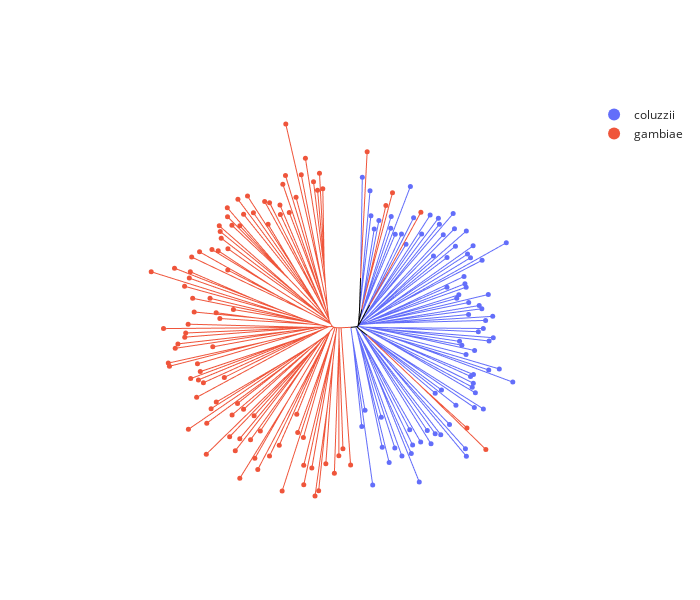

Notebook source saved alongside this figure:
### Markdown cell above
The return value `Z` is a numpy array containing an encoding of the resulting tree.

Create an interactive plot to visualise the tree:

### Code cell
anjl.plot(
    Z,
    leaf_data=leaf_data,
    color="taxon",
    hover_name="sample_id",
    hover_data=["country", "location", "year", "month"],
)

### Figure 1 — Plotly figure (JSON) as saved in the notebook; plotly's stock layout.template omitted (floating-point values rounded to 4 significant figures; data arrays with more than 128 entries replaced by an {"elided": "..."} marker saying what was removed)
{"data": [{"hovertemplate": "taxon=coluzzii<br>x=%{x}<br>y=%{y}<extra></extra>", "legendgroup": "coluzzii", "line": {"color": "#636EFA", "dash": "solid", "width": 1}, "marker": {"symbol": "circle"}, "mode": "lines", "name": "coluzzii", "showlegend": false, "type": "scattergl", "x": {"elided": "441 float values"}, "xaxis": "x", "y": {"elided": "441 float values"}, "yaxis": "y"}, {"hovertemplate": "taxon=gambiae<br>x=%{x}<br>y=%{y}<extra></extra>", "legendgroup": "gambiae", "line": {"color": "#EF553B", "dash": "solid", "width": 1}, "marker": {"symbol": "circle"}, "mode": "lines", "name": "gambiae", "showlegend": false, "type": "scattergl", "x": {"elided": "579 float values"}, "xaxis": "x", "y": {"elided": "579 float values"}, "yaxis": "y"}, {"hovertemplate": "taxon=<br>x=%{x}<br>y=%{y}<extra></extra>", "legendgroup": "", "line": {"color": "black", "dash": "solid", "width": 1}, "marker": {"symbol": "circle"}, "mode": "lines", "name": "", "showlegend": false, "type": "scattergl", "x": [0, 0.07208, null, 0, -0.07208, null, -0.07208, -0.011, null, -0.07208, -0.1521, null, -0.1521, -0.3591, null, -0.3591, 0.2276, null, -0.3591, -0.6296, null, -0.6296, -1.767, null, 0.2276, 1.501, null, 1.501, 1.543, null, 1.543, 2.043, null, -0.011, 0.3913, null, 0.3913, 1.137, null, 1.137, 2.015, null, 2.015, 2.707, null, 0.07208, 0.2691, null, 0.07208, 0.2872, null, 0.2872, 0.6801, null, 0.6801, 0.8081, null, 0.2691, 0.5393, null], "xaxis": "x", "y": [0, 0.3411, null, 0, -0.3411, null, -0.3411, -0.3009, null, -0.3411, -0.4218, null, -0.4218, -0.5381, null, -0.5381, -1.13, null, -0.5381, -0.6127, null, -0.6127, -0.7217, null, -1.13, -2.135, null, -2.135, -2.171, null, -2.171, -2.625, null, -0.3009, 0.3229, null, 0.3229, 1.734, null, 1.734, 3.329, null, 3.329, 4.536, null, 0.3411, 3.174, null, 0.3411, 1.096, null, 1.096, 2.955, null, 2.955, 3.512, null, 3.174, 10.95, null], "yaxis": "y"}, {"customdata": {"elided": "82x4 mixed values"}, "hovertemplate": "<b>%{hovertext}</b><br><br>taxon=coluzzii<br>x=%{x}<br>y=%{y}<br>country=%{customdata[0]}<br>location=%{customdata[1]}<br>year=%{customdata[2]}<br>month=%{customdata[3]}<extra></extra>", "hovertext": ["AB0229-C", "AB0094-Cx", "AB0226-C", "AB0222-C", "AB0188-C", "AB0182-C", "AB0210-C", "AB0110-C", "AB0212-C", "AB0109-C", "AB0266-Cx", "AB0282-Cx", "AB0214-C", "AB0276-C", "AB0191-Cx", "AB0227-Cx", "AB0187-C", "AB0247-C", "AB0230-Cx", "AB0095-Cx", "AB0132-C", "AB0123-C", "AB0114-C", "AB0249-Cx", "AB0196-C", "AB0091-C", "AB0088-C", "AB0216-C", "AB0250-Cx", "AB0089-Cx", "AB0112-C", "AB0111-C", "AB0267-C", "AB0234-C", "AB0263-C", "AB0183-C", "AB0193-C", "AB0138-Cx", "AB0124-C", "AB0186-C", "AB0092-C", "AB0240-C", "AB0213-C", "AB0262-Cx", "AB0248-C", "AB0137-Cx", "AB0243-C", "AB0185-Cx", "AB0113-C", "AB0099-Cx", "AB0192-C", "AB0090-C", "AB0242-C", "AB0101-C", "AB0237-C", "AB0115-C", "AB0142-C", "AB0122-C", "AB0098-Cx", "AB0259-Cx", "AB0189-C", "AB0190-C", "AB0100-C", "AB0246-C", "AB0215-C", "AB0181-C", "AB0087-C", "AB0221-C", "AB0258-Cx", "AB0184-C", "AB0223-C", "AB0209-C", "AB0224-C", "AB0194-C", "AB0121-C", "AB0219-Cx", "AB0097-Cx", "AB0257-C", "AB0139-C", "AB0204-C", "AB0140-C", "AB0279-C"], "legendgroup": "coluzzii", "marker": {"color": "#636EFA", "size": 5, "symbol": "circle"}, "mode": "markers", "name": "coluzzii", "orientation": "v", "showlegend": true, "type": "scatter", "x": [0.8326, 3.416, 1.597, 5.679, 7.329, 5.456, 8.672, 10.36, 14.48, 12.58, 12.89, 12.21, 14.8, 17.27, 16.38, 18.25, 19.57, 25.66, 25.44, 21.65, 18.25, 23.18, 19.74, 27.55, 29.69, 27.79, 27.04, 27.3, 26.65, 27.34, 36.68, 30.97, 33.48, 25.58, 27.61, 24.59, 24.04, 31.05, 32.04, 28.5, 29.68, 30.22, 31.91, 26.18, 29.33, 28.7, 26.21, 30.87, 23.37, 23.87, 25.6, 25.32, 21.05, 25.1, 29.39, 35.14, 26.64, 25.93, 27.25, 21.06, 23.06, 25.65, 17.85, 22.84, 20.17, 22.52, 19.25, 19.01, 15.04, 17.06, 11.32, 13.13, 10.25, 8.763, 12.37, 7.705, 7.808, 4.887, 3.78, 3.0, 2.782, 0.9548], "xaxis": "x", "y": [-24.29, -38.14, -20.44, -29.2, -32.82, -22.05, -29.36, -31.3, -37.44, -30.65, -28.68, -25.05, -27.95, -28.39, -25.22, -25.99, -26.22, -31.35, -29.54, -23.78, -16.36, -19.21, -15.59, -19.78, -20.1, -16.28, -14.92, -13.98, -12.38, -11.94, -13.73, -10.86, -10.61, -7.198, -6.231, -4.964, -4.058, -3.972, -3.195, -1.775, -1.008, 0.907, 1.884, 2.319, 3.685, 4.452, 5.173, 7.071, 6.158, 6.993, 8.802, 9.605, 8.78, 11.36, 15.19, 19.36, 15.81, 16.66, 18.62, 15.86, 18.55, 22.15, 16.21, 22.69, 21.26, 26.27, 23.73, 25.18, 21.41, 25.92, 18.97, 25.28, 21.41, 21.37, 32.72, 22.8, 25.6, 24.62, 22.64, 25.79, 31.72, 34.89], "yaxis": "y"}, {"customdata": {"elided": "99x4 mixed values"}, "hovertemplate": "<b>%{hovertext}</b><br><br>taxon=gambiae<br>x=%{x}<br>y=%{y}<br>country=%{customdata[0]}<br>location=%{customdata[1]}<br>year=%{customdata[2]}<br>month=%{customdata[3]}<extra></extra>", "hovertext": ["AB0160-Cx", "AB0096-C", "AB0117-C", "AB0241-C", "AB0130-Cx", "AB0217-C", "AB0127-C", "AB0253-C", "AB0198-C", "AB0277-C", "AB0145-C", "AB0271-Cx", "AB0146-Cx", "AB0264-C", "AB0136-Cx", "AB0239-C", "AB0134-C", "AB0176-Cx", "AB0280-Cx", "AB0159-C", "AB0148-Cx", "AB0129-C", "AB0278-C", "AB0144-C", "AB0273-Cx", "AB0143-Cx", "AB0128-C", "AB0261-Cx", "AB0161-C", "AB0131-Cx", "AB0225-C", "AB0118-C", "AB0235-C", "AB0201-Cx", "AB0174-C", "AB0256-C", "AB0252-C", "AB0231-C", "AB0275-C", "AB0202-Cx", "AB0265-C", "AB0255-C", "AB0167-C", "AB0162-C", "AB0244-C", "AB0208-C", "AB0165-C", "AB0133-C", "AB0179-Cx", "AB0147-C", "AB0205-C", "AB0180-Cx", "AB0126-Cx", "AB0238-C", "AB0172-Cx", "AB0085-Cx", "AB0170-C", "AB0119-C", "AB0135-C", "AB0086-Cx", "AB0232-Cx", "AB0197-C", "AB0153-C", "AB0268-C", "AB0206-C", "AB0274-C", "AB0233-C", "AB0164-C", "AB0151-Cx", "AB0272-Cx", "AB0269-Cx", "AB0178-C", "AB0203-C", "AB0177-C", "AB0207-C", "AB0158-Cx", "AB0236-Cx", "AB0211-C", "AB0218-C", "AB0173-C", "AB0166-C", "AB0104-Cx", "AB0200-C", "AB0283-C", "AB0150-Cx", "AB0169-C", "AB0171-Cx", "AB0103-C", "AB0199-C", "AB0260-C", "AB0228-C", "AB0284-C", "AB0155-Cx", "AB0270-C", "AB0116-C", "AB0175-Cx", "AB0251-C", "AB0157-Cx", "AB0281-Cx"], "legendgroup": "gambiae", "marker": {"color": "#EF553B", "size": 5, "symbol": "circle"}, "mode": "markers", "name": "gambiae", "orientation": "v", "showlegend": true, "type": "scatter", "x": [-8.428, -9.215, -9.675, -10.63, -12.56, -13.54, -17.21, -14.78, -17.29, -17.92, -16.39, -18.6, -18.5, -21.07, -22.23, -21.41, -26.3, -24.9, -28.58, -27.23, -31.1, -28.12, -31.05, -30.0, -33.01, -32.79, -32.55, -30.96, -33.26, -34.75, -37.69, -30.99, -39.56, -39.88, -43.64, -40.13, -49.17, -41.24, -35.2, -39.32, -29.65, -33.75, -38.97, -32.86, -40.4, -46.25, -40.98, -41.2, -42.82, -43.46, -34.55, -45.11, -44.84, -38.19, -37.52, -39.8, -37.96, -36.77, -31.81, -38.38, -33.72, -34.95, -40.34, -35.98, -28.68, -29.97, -27.24, -36.09, -30.54, -24.74, -28.13, -29.21, -25.58, -23.26, -28.13, -24.57, -23.86, -21.08, -18.77, -14.61, -14.38, -18.08, -13.03, -12.96, -12.94, -11.03, -10.28, -9.41, -7.708, -5.682, -4.621, -3.65, -1.829, 30.28, 25.79, 14.86, 8.115, 6.551, 2.104], "xaxis": "x", "y": [32.18, 35.84, 31.85, 33.85, 39.4, 35.52, 47.52, 30.15, 35.33, 33.23, 26.55, 28.32, 26.08, 28.86, 29.12, 23.73, 30.43, 26.48, 29.66, 26.1, 27.67, 23.36, 25.52, 23.5, 23.37, 22.05, 20.44, 17.95, 17.45, 17.73, 17.19, 12.87, 15.97, 12.47, 13.32, 10.96, 12.46, 9.022, 6.164, 6.166, 3.497, 2.741, 2.913, 1.366, 0.01626, -1.026, -2.075, -3.062, -4.657, -5.703, -5.361, -9.214, -9.969, -9.4, -11.23, -12.9, -13.21, -13.88, -12.62, -17.36, -18.48, -20.04, -24.94, -23.48, -18.8, -21.53, -20.2, -30.83, -26.69, -21.73, -27.16, -30.02, -27.42, -25.33, -36.56, -31.84, -34.47, -31.28, -28.73, -21.34, -25.72, -39.57, -26.85, -33.49, -38.09, -34.12, -40.74, -39.51, -33.1, -35.34, -31.21, -29.58, -33.43, -29.71, -24.63, 26.6, 31.24, 28.18, 40.97], "yaxis": "y"}], "layout": {"height": 600, "legend": {"itemsizing": "constant", "tracegroupgap": 0}, "width": 700, "xaxis": {"autorange": true, "domain": [0, 1], "mirror": false, "range": [-66.43, 53.94], "showgrid": false, "showline": false, "showticklabels": false, "ticks": "", "title": {}, "type": "linear"}, "yaxis": {"autorange": true, "domain": [0, 1], "mirror": false, "range": [-46.47, 53.25], "scaleanchor": "x", "scaleratio": 1, "showgrid": false, "showline": false, "showticklabels": false, "ticks": "", "title": {}, "type": "linear"}}}
